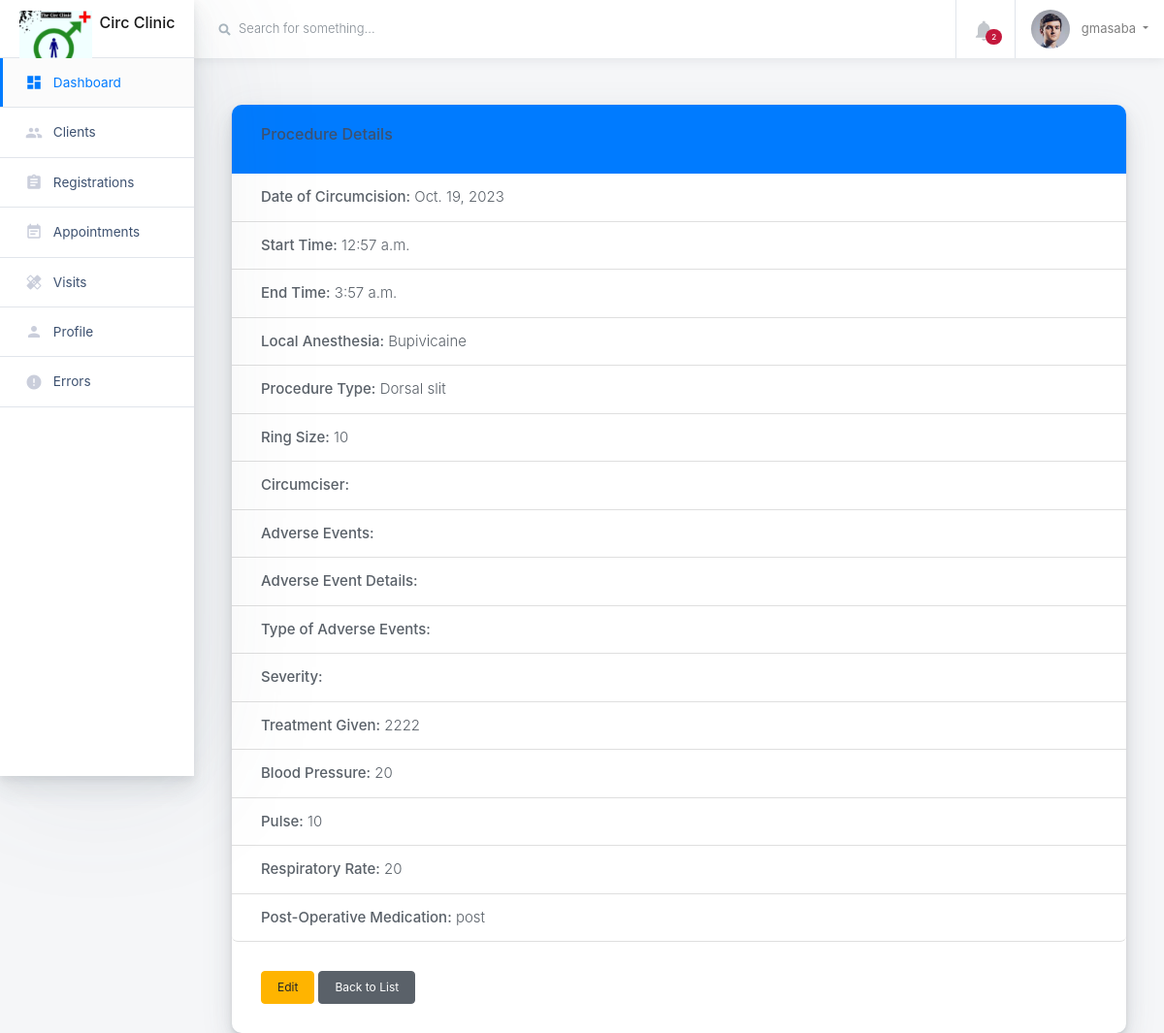
Screenshot of /procedure/1/details/ (signed in) with the database file from the repository.
### circumcision/models.py (models this page shows, shortened)
class CircumcisionProcedure(models.Model):
    client = models.OneToOneField(Client, on_delete=models.CASCADE, related_name='circumcision_procedure')
    date_of_circumcision = models.DateField(null=True, blank=True)
    start_time = models.TimeField(null=True)
    end_time =  models.TimeField(null=True)
    local_anesthesia = models.ForeignKey(Anesthesia, on_delete=models.CASCADE, null=True, blank=True)
    procedure_type = models.ForeignKey(ProcedureType, on_delete=models.CASCADE)
    ring_size = models.CharField(max_length=255, null=True, blank=True)
    circumciser_name = models.CharField(max_length=255, null=True, blank=True)
    circumciser_cadre = models.CharField(max_length=255, null=True, blank=True)
    adverse_events_during_procedure = models.BooleanField(default=False)
    type_of_adverse_event = models.ManyToManyField(AdverseEvent,  null=True, blank=True)
    severity_of_adverse_event = models.CharField(max_length=10, choices=[('moderate', 'Moderate'), ('severe', 'Severe')], null=True, blank=True)
    treatment_given = models.TextField(null=True, blank=True)
    blood_pressure = models.CharField(max_length=20, null=True, blank=True)
    pulse = models.PositiveIntegerField(null=True, blank=True)
    respiratory_rate = models.PositiveIntegerField(null=True, blank=True)
    post_operative_medication = models.TextField(null=True, blank=True)

class Anesthesia(models.Model):
    name = models.CharField(max_length=255)
    details = models.TextField(null=True, blank=True)
    def __str__(self):
        return self.name

class ProcedureType(models.Model):
    name = models.CharField(max_length=255)
    details = models.TextField(null=True, blank=True)
    def __str__(self):
        return self.name

### circumcision/views.py (the view)
# urls.py: path('procedure/<int:procedure_id>/details/', procedure_details, name='procedure_details'),
def procedure_details(request, procedure_id):
    procedure = get_object_or_404(CircumcisionProcedure, id=procedure_id)
    return render(request, 'clients/procedure_details.html', {'procedure': procedure})

### circumcision/templates/clients/procedure_details.html
{% extends "base.html" %}
{% block content %}
<div class="container mt-5">
  <div class="card">
    <div class="card-header bg-primary text-white">
      <h6 class="card-title">Procedure Details</h6>
    </div>
    <ul class="list-group list-group-flush">
      <li class="list-group-item"><strong>Date of Circumcision:</strong> {{ procedure.date_of_circumcision }}</li>
      <li class="list-group-item"><strong>Start Time:</strong> {{ procedure.start_time }}</li>
      <li class="list-group-item"><strong>End Time:</strong> {{ procedure.end_time }}</li>
      <li class="list-group-item"><strong>Local Anesthesia:</strong> {{ procedure.local_anesthesia }}</li>
      <li class="list-group-item"><strong>Procedure Type:</strong> {{ procedure.procedure_type }}</li>
      <li class="list-group-item"><strong>Ring Size:</strong> {{ procedure.ring_size }}</li>
      <li class="list-group-item"><strong>Circumciser:</strong> {{ procedure.name_of_circumciser }}</li>
      <li class="list-group-item"><strong>Adverse Events:</strong> {{ procedure.adverse_events }}</li>
      <li class="list-group-item"><strong>Adverse Event Details:</strong> {{ procedure.adverse_event_details }}</li>
      <li class="list-group-item"><strong>Type of Adverse Events:</strong> {{ procedure.adverse_event_types.all|join:", " }}</li>
      <li class="list-group-item"><strong>Severity:</strong> {{ procedure.severity }}</li>
      <li class="list-group-item"><strong>Treatment Given:</strong> {{ procedure.treatment_given }}</li>
      <li class="list-group-item"><strong>Blood Pressure:</strong> {{ procedure.blood_pressure }}</li>
      <li class="list-group-item"><strong>Pulse:</strong> {{ procedure.pulse }}</li>
      <li class="list-group-item"><strong>Respiratory Rate:</strong> {{ procedure.respiratory_rate }}</li>
      <li class="list-group-item"><strong>Post-Operative Medication:</strong> {{ procedure.post_operative_medication }}</li>
    </ul>
    <div class="card-body">
        <a href="{% url 'procedure_edit' procedure.id %}" class="btn btn-warning">Edit</a>
        <a href="" class="btn btn-secondary">Back to List</a>
      </div>
  </div>
</div>
{% endblock %}

### circumcision/templates/base.html (shortened to what this page needs)
{% load static %}
{% include 'includes/_header.html' %}
<body class="h-100">
    <div class="container-fluid">
      <div class="row">
        {% include 'includes/_sidebar.html' %}
        <main class="main-content col-lg-10 col-md-9 col-sm-12 p-0 offset-lg-2 offset-md-3">
          <div class="main-navbar sticky-top bg-white">
            <nav class="navbar align-items-stretch navbar-light flex-md-nowrap p-0">
              <form action="#" class="main-navbar__search w-100 d-none d-md-flex d-lg-flex">
                <div class="input-group input-group-seamless ml-3">
                  <div class="input-group-prepend">
                    <div class="input-group-text">
                      <i class="fas fa-search"></i>
                    </div>
                  </div>
                  <input class="navbar-search form-control" type="text" placeholder="Search for something..." aria-label="Search"> </div>
              </form>
              <ul class="navbar-nav border-left flex-row ">
                <li class="nav-item border-right dropdown notifications">
                  <a class="nav-link nav-link-icon text-center" href="#" role="button" id="dropdownMenuLink" data-toggle="dropdown" aria-haspopup="true" aria-expanded="false">
                    <div class="nav-link-icon__wrapper">
                      <i class="material-icons">&#xE7F4;</i>
                      <span class="badge badge-pill badge-danger">2</span>
                    </div>
                  </a>
                </li>
                <li class="nav-item dropdown">
                  {% if request.user.is_authenticated %}
                  <a class="nav-link dropdown-toggle text-nowrap px-3" data-toggle="dropdown" href="#" role="button" aria-haspopup="true" aria-expanded="false">
                    <img class="user-avatar rounded-circle mr-2" src="{% static 'images/avatars/1.jpg' %}" alt="User Avatar">
                    <span class="d-none d-md-inline-block">{{ request.user }}</span>
                  </a>
                      {% endif %}
                </li>
              </ul>
            </nav>
          </div>
          <div class="main-content-container container-fluid px-4">
            {% block content %}
            {% endblock %}
          </div>
        </main>
      </div>
    </div>
  </body>
</html>

### rows the page displays
CircumcisionProcedure: date_of_circumcision "Oct. 19, 2023", start_time "12:57 a.m.", end_time "3:57 a.m.", local_anesthesia "Bupivicaine", procedure_type "Dorsal slit", ring_size "10", treatment_given "2222", blood_pressure "20", pulse "10", respiratory_rate "20", post_operative_medication "post"

### other values shown
{{ request.user }} "gmasaba"
